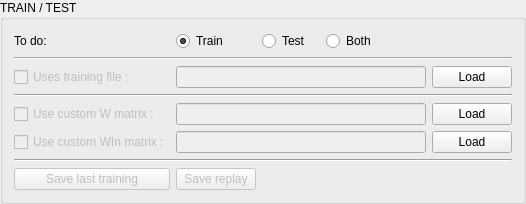
              <widget class="QGroupBox" name="gbTrainTest">
               <property name="title">
                <string>TRAIN / TEST</string>
               </property>
               <layout class="QGridLayout" name="gridLayout_7">
                <item row="5" column="1" colspan="9">
                 <widget class="QLineEdit" name="leWIn">
                  <property name="enabled">
                   <bool>false</bool>
                  </property>
                 </widget>
                </item>
                <item row="4" column="1" colspan="9">
                 <widget class="QLineEdit" name="leW">
                  <property name="enabled">
                   <bool>false</bool>
                  </property>
                  <property name="readOnly">
                   <bool>false</bool>
                  </property>
                 </widget>
                </item>
                <item row="5" column="0">
                 <widget class="QCheckBox" name="cbWIn">
                  <property name="enabled">
                   <bool>false</bool>
                  </property>
                  <property name="text">
                   <string>Use custom WIn matrix :</string>
                  </property>
                 </widget>
                </item>
                <item row="5" column="10">
                 <widget class="QPushButton" name="pbLoadWin">
                  <property name="text">
                   <string>Load</string>
                  </property>
                 </widget>
                </item>
                <item row="1" column="0" colspan="11">
                 <widget class="Line" name="line_14">
                  <property name="orientation">
                   <enum>Qt::Horizontal</enum>
                  </property>
                 </widget>
                </item>
                <item row="7" column="0">
                 <widget class="QPushButton" name="pbSaveLastTrainingFile">
                  <property name="enabled">
                   <bool>false</bool>
                  </property>
                  <property name="text">
                   <string>Save last training</string>
                  </property>
                 </widget>
                </item>
                <item row="6" column="0" colspan="11">
                 <widget class="Line" name="line_16">
                  <property name="orientation">
                   <enum>Qt::Horizontal</enum>
                  </property>
                 </widget>
                </item>
                <item row="2" column="0">
                 <widget class="QCheckBox" name="cbTrainingFile">
                  <property name="enabled">
                   <bool>false</bool>
                  </property>
                  <property name="text">
                   <string>Uses training file :</string>
                  </property>
                 </widget>
                </item>
                <item row="0" column="0">
                 <widget class="QLabel" name="label_12">
                  <property name="text">
                   <string>To do:</string>
                  </property>
                 </widget>
                </item>
                <item row="2" column="1" colspan="9">
                 <widget class="QLineEdit" name="leCurrentTrainingFile">
                  <property name="enabled">
                   <bool>false</bool>
                  </property>
                  <property name="minimumSize">
                   <size>
                    <width>250</width>
                    <height>0</height>
                   </size>
                  </property>
                 </widget>
                </item>
                <item row="2" column="10">
                 <widget class="QPushButton" name="pbLoadTrainingFile">
                  <property name="enabled">
                   <bool>true</bool>
                  </property>
                  <property name="maximumSize">
                   <size>
                    <width>100</width>
                    <height>16777215</height>
                   </size>
                  </property>
                  <property name="text">
                   <string>Load</string>
                  </property>
                 </widget>
                </item>
                <item row="0" column="1">
                 <widget class="QRadioButton" name="rbTrain">
                  <property name="enabled">
                   <bool>true</bool>
                  </property>
                  <property name="maximumSize">
                   <size>
                    <width>50</width>
                    <height>16777215</height>
                   </size>
                  </property>
                  <property name="text">
                   <string>Train</string>
                  </property>
                  <property name="checked">
                   <bool>true</bool>
                  </property>
                 </widget>
                </item>
                <item row="0" column="4">
                 <widget class="QRadioButton" name="rbBoth">
                  <property name="enabled">
                   <bool>true</bool>
                  </property>
                  <property name="text">
                   <string>Both</string>
                  </property>
                 </widget>
                </item>
                <item row="0" column="5" colspan="6">
                 <spacer name="horizontalSpacer">
                  <property name="orientation">
                   <enum>Qt::Horizontal</enum>
                  </property>
                  <property name="sizeHint" stdset="0">
                   <size>
                    <width>40</width>
                    <height>20</height>
                   </size>
                  </property>
                 </spacer>
                </item>
                <item row="7" column="1">
                 <widget class="QPushButton" name="pbSaveReplay">
                  <property name="enabled">
                   <bool>false</bool>
                  </property>
                  <property name="text">
                   <string>Save replay</string>
                  </property>
                 </widget>
                </item>
                <item row="0" column="2">
                 <widget class="QRadioButton" name="rbTest">
                  <property name="enabled">
                   <bool>true</bool>
                  </property>
                  <property name="text">
                   <string>Test</string>
                  </property>
                 </widget>
                </item>
                <item row="4" column="10">
                 <widget class="QPushButton" name="pbLoadW">
                  <property name="text">
                   <string>Load</string>
                  </property>
                 </widget>
                </item>
                <item row="4" column="0">
                 <widget class="QCheckBox" name="cbW">
                  <property name="enabled">
                   <bool>false</bool>
                  </property>
                  <property name="text">
                   <string>Use custom W matrix :</string>
                  </property>
                 </widget>
                </item>
                <item row="3" column="0" colspan="11">
                 <widget class="Line" name="line_21">
                  <property name="orientation">
                   <enum>Qt::Horizontal</enum>
                  </property>
                 </widget>
                </item>
               </layout>
              </widget>
